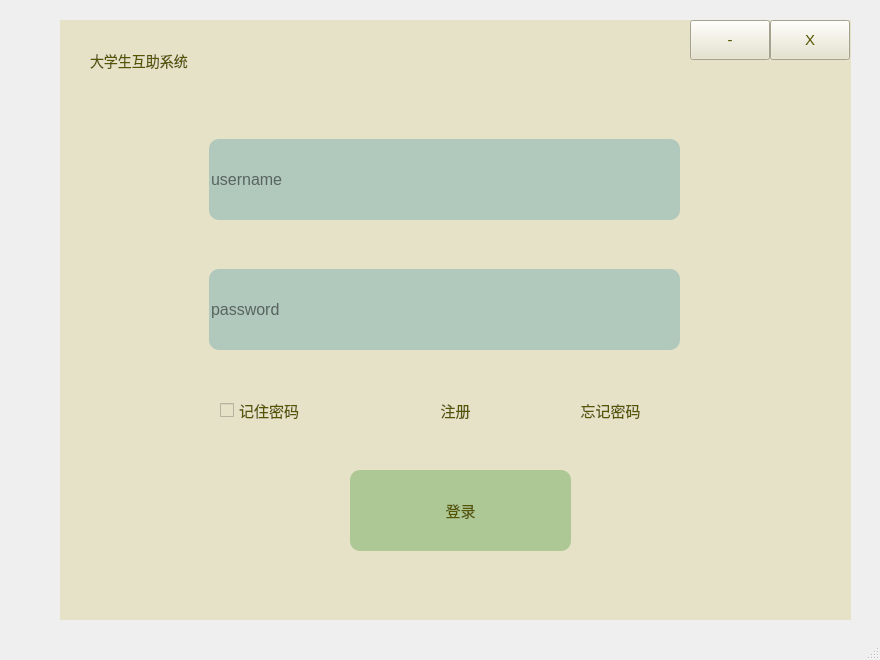
<?xml version="1.0" encoding="UTF-8"?>
<ui version="4.0">
 <class>MainWindow</class>
 <widget class="QMainWindow" name="MainWindow">
  <property name="geometry">
   <rect>
    <x>0</x>
    <y>0</y>
    <width>880</width>
    <height>660</height>
   </rect>
  </property>
  <property name="windowTitle">
   <string>MainWindow</string>
  </property>
  <widget class="QWidget" name="centralwidget">
   <widget class="QFrame" name="frame">
    <property name="geometry">
     <rect>
      <x>60</x>
      <y>20</y>
      <width>791</width>
      <height>600</height>
     </rect>
    </property>
    <property name="styleSheet">
     <string notr="true">*{
background:rgb(255, 255, 255);
font-size:15px;
font-style:MingLiU-ExtB;
}
QFrame{
border:sold 10px rgba(0,0,0);
background:rgb(230, 226, 200);/*rgb(255, 251, 233);*/
}
QLineEdit{
color:rgba(0,0,0);
background-color:rgb(177, 200, 188);
font-size:16px;
border-style:outset;
border-radius:10px;
font-style:MingLiU-ExtB;
}
QPushButton{
background:rgb(173, 200, 148);
border-style:outset;
border-radius:10px;
font-style:MingLiU-ExtB;
}
QPushButton:pressed{
background-color:rgb(180, 220, 160);
border-style:inset;
font-style:MingLiU-ExtB;
}
QCheckBox{
background:rgb(230, 226, 200);
color:rgb(0, 0, 0);
font-style:MingLiU-ExtB;
}
QLabel{
background:rgb(230, 226, 200);
color:rgb(0, 0, 0);
font-style:MingLiU-ExtB;
font-size:14px;
}
QToolButton{
background:rgb(230, 226, 200);
color:rgb(85, 85, 0);
}
</string>
    </property>
    <property name="frameShape">
     <enum>QFrame::StyledPanel</enum>
    </property>
    <property name="frameShadow">
     <enum>QFrame::Raised</enum>
    </property>
    <widget class="QPushButton" name="Login">
     <property name="geometry">
      <rect>
       <x>290</x>
       <y>450</y>
       <width>221</width>
       <height>81</height>
      </rect>
     </property>
     <property name="font">
      <font>
       <family>Arial</family>
       <pointsize>18</pointsize>
       <weight>50</weight>
       <italic>false</italic>
       <bold>false</bold>
      </font>
     </property>
     <property name="styleSheet">
      <string notr="true">font: 18pt &quot;Arial&quot;;
color:rgb(85, 85, 0);</string>
     </property>
     <property name="text">
      <string>登录</string>
     </property>
    </widget>
    <widget class="QCheckBox" name="Remember">
     <property name="geometry">
      <rect>
       <x>160</x>
       <y>370</y>
       <width>161</width>
       <height>41</height>
      </rect>
     </property>
     <property name="font">
      <font>
       <family>Arial</family>
       <pointsize>16</pointsize>
       <weight>50</weight>
       <italic>false</italic>
       <bold>false</bold>
      </font>
     </property>
     <property name="styleSheet">
      <string notr="true">font: 16pt &quot;Arial&quot;;
color:rgb(85, 85, 0);</string>
     </property>
     <property name="text">
      <string>记住密码</string>
     </property>
    </widget>
    <widget class="QLineEdit" name="Username">
     <property name="geometry">
      <rect>
       <x>149</x>
       <y>119</y>
       <width>471</width>
       <height>81</height>
      </rect>
     </property>
     <property name="font">
      <font>
       <family>Arial</family>
       <pointsize>18</pointsize>
       <weight>50</weight>
       <italic>false</italic>
       <bold>false</bold>
      </font>
     </property>
     <property name="styleSheet">
      <string notr="true">font: 18pt &quot;Arial&quot;;</string>
     </property>
     <property name="placeholderText">
      <string>username</string>
     </property>
    </widget>
    <widget class="QLabel" name="label">
     <property name="geometry">
      <rect>
       <x>30</x>
       <y>10</y>
       <width>311</width>
       <height>61</height>
      </rect>
     </property>
     <property name="font">
      <font>
       <family>Arial</family>
       <pointsize>16</pointsize>
       <weight>50</weight>
       <italic>false</italic>
       <bold>false</bold>
      </font>
     </property>
     <property name="styleSheet">
      <string notr="true">font: 16pt &quot;Arial&quot;;
color:rgb(85, 85, 0);</string>
     </property>
     <property name="text">
      <string>大学生互助系统</string>
     </property>
    </widget>
    <widget class="QLineEdit" name="Password">
     <property name="geometry">
      <rect>
       <x>149</x>
       <y>249</y>
       <width>471</width>
       <height>81</height>
      </rect>
     </property>
     <property name="font">
      <font>
       <family>Arial</family>
       <pointsize>18</pointsize>
       <weight>50</weight>
       <italic>false</italic>
       <bold>false</bold>
      </font>
     </property>
     <property name="styleSheet">
      <string notr="true">font: 18pt &quot;Arial&quot;;</string>
     </property>
     <property name="text">
      <string/>
     </property>
     <property name="maxLength">
      <number>32766</number>
     </property>
     <property name="echoMode">
      <enum>QLineEdit::Password</enum>
     </property>
     <property name="placeholderText">
      <string>password</string>
     </property>
    </widget>
    <widget class="QToolButton" name="Min">
     <property name="geometry">
      <rect>
       <x>630</x>
       <y>0</y>
       <width>80</width>
       <height>40</height>
      </rect>
     </property>
     <property name="text">
      <string>-</string>
     </property>
    </widget>
    <widget class="QToolButton" name="Close">
     <property name="geometry">
      <rect>
       <x>710</x>
       <y>0</y>
       <width>80</width>
       <height>40</height>
      </rect>
     </property>
     <property name="text">
      <string>X</string>
     </property>
    </widget>
    <widget class="QPushButton" name="Register">
     <property name="geometry">
      <rect>
       <x>340</x>
       <y>370</y>
       <width>111</width>
       <height>41</height>
      </rect>
     </property>
     <property name="styleSheet">
      <string notr="true">QPushButton{
background:rgb(230, 226, 200);
border-style:outset;
border-radius:10px;
font-style:MingLiU-ExtB;
font: 16pt &quot;Arial&quot;;
color:rgb(85, 85, 0);
}</string>
     </property>
     <property name="text">
      <string>注册</string>
     </property>
    </widget>
    <widget class="QPushButton" name="Forget">
     <property name="geometry">
      <rect>
       <x>490</x>
       <y>370</y>
       <width>121</width>
       <height>41</height>
      </rect>
     </property>
     <property name="styleSheet">
      <string notr="true">QPushButton{
background:rgb(230, 226, 200);
border-style:outset;
border-radius:10px;
font-style:MingLiU-ExtB;
font: 16pt &quot;Arial&quot;;
color:rgb(85, 85, 0);
}</string>
     </property>
     <property name="text">
      <string>忘记密码</string>
     </property>
    </widget>
   </widget>
  </widget>
  <widget class="QMenuBar" name="menubar">
   <property name="geometry">
    <rect>
     <x>0</x>
     <y>0</y>
     <width>880</width>
     <height>26</height>
    </rect>
   </property>
  </widget>
  <widget class="QStatusBar" name="statusbar"/>
 </widget>
 <resources/>
 <connections/>
</ui>
